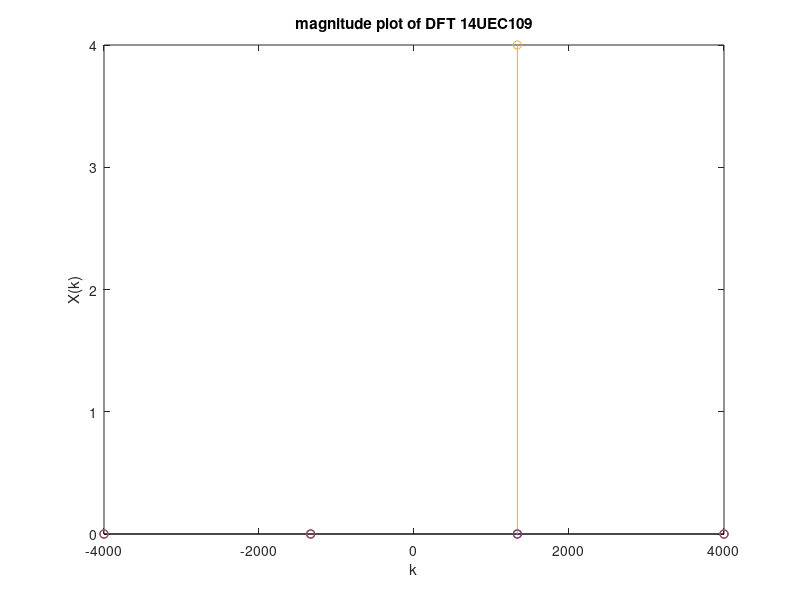
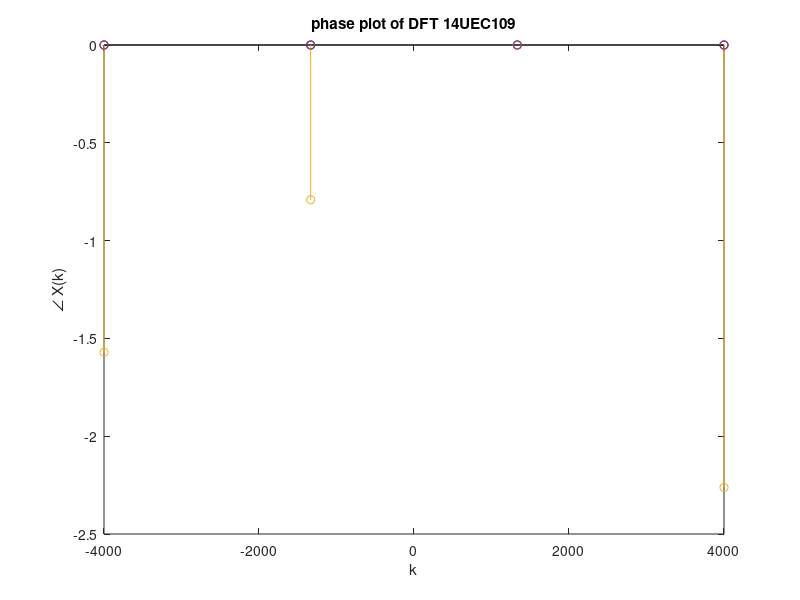
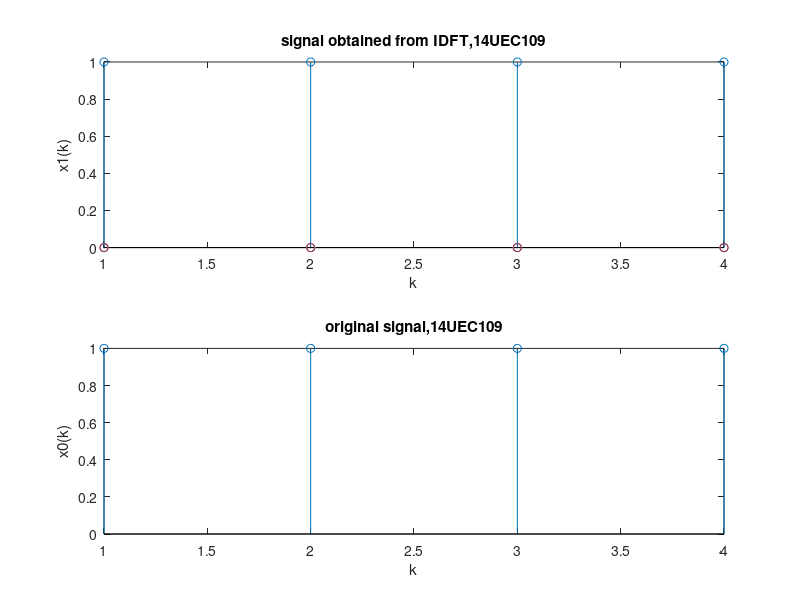

MATLAB code to generate these figures, in order:
%Determine DFT for given values of x1[n] and N, find magnitude and phase
%spectra. Use the IDFT to transfer the X[k] sequence) to original sequence.
close all; %close open figures and windows generated by running MATLAB code
clear all; %clear the workspace
clc;       %clear the command window

N = 4;        %No. of samples
Fs= 8000;       %Sampling frequency
X = zeros(4); %Initialising variable of DFT
Ts= 1/Fs;       %Sampling time
x=[1 1 1 1];

%Discrete fourier transform
for k = 1:1:4      %No. of samples
    for n = 0:1:N-1  %Time index
     X(k)=X(k)+(1)*exp(-j*2*pi*(k-1)*n/N);
    end;
end;
X1 = fftshift(abs(X));  %shift the fft to center of maximum amplitude
f  = linspace(-Fs/2,Fs/2,N); %x axis symmetric around central frequency

%magnitude plot of DFT
figure(1)           %New figure window
stem(f,X1);         %Discrete plot
xlabel('k');        %Label of x axis
ylabel('X(k)');     %Label of y axis
title('magnitude plot of DFT 14UEC109');    %Title of plot

%phase plot of DFT
figure(2)           %New figure window
stem(f,fftshift(angle(X)));%Discrete plot
xlabel('k');    %Label of x axis
ylabel('\angle X(k)');  %Label of y axis
title('phase plot of DFT 14UEC109');    %Title of plot

%Inverse Discrete Fourier Transform
x1 = zeros(4); %initialising variable of IDFT signal
for n = 1:1:N    %time index
    for k = 0:1:3  %no. of samples
     x1(n)=x1(n)+(X(k+1)*exp(j*2*pi*(k)*(n-1)/N))/N; %IDFT
    end;
end;

k = 1:1:4;       %No. of samples
x0 = [1 1 1 1];  %original signal

%IDFT PLOT
figure          %New figure window
subplot(2,1,1)  %Plotted in first section of 2x1 figure
stem(k,x1);     %continuous plot
xlabel('k');    %Label of x axis
ylabel('x1(k)');%Label of y axis
title('signal obtained from IDFT,14UEC109');    %Title of plot
hold on         %To hold the current plot in the figure window

%Plot of original signal
subplot(2,1,2)  %Plotted in second section of 2x1 figure
stem(k,x0);     %continuous plot
xlabel('k');     %Label of x axis
ylabel('x0(k)');  %Label of y axis
title('original signal,14UEC109');  %Title of plot

